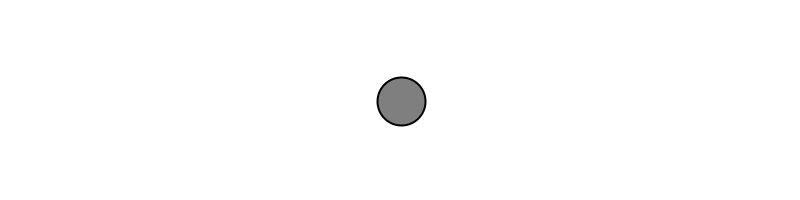
Frame 1 (no input)
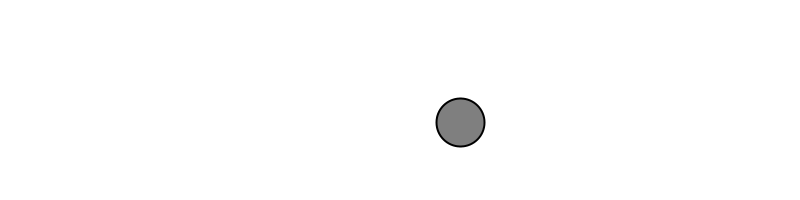
Frame 60 (the mouse pressed at the canvas centre just before this capture)
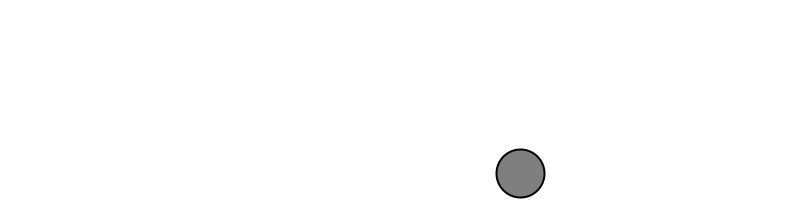
Frame 120 (the mouse held since frame 60 and released just before this capture)

The Processing sketch that drew these frames (run headless with seeded random() and noise(); from frame 60 on, the mouse is pressed at the canvas centre):

// Processing sketch: Physics
// ── Physics.pde
Mover mover;

void setup(){
  size(800,200);
  mover = new Mover();
}

void draw(){
  background(255);
  
  mover.update();
  mover.checkEdges();
  mover.display();
}

// ── Mover.pde
class Mover {
  
  PVector location;
  PVector velocity;
  final PVector gravity = new PVector(0, 0.1);
  
  Mover() {
    location = new PVector(width/2, height/2);
    velocity = new PVector(1, 1);
  }
  
  void update() {
    velocity.add(gravity);
    location.add(velocity);
  }
  
  void display() {
    stroke(0);
    strokeWeight(2);
    fill(127);
    ellipse(location.x, location.y, 48, 48);
  }
  
  void checkEdges() {
    if (location.x > width) {
      velocity.x = - velocity.x;
    } else if (location.x < 0) {
      velocity.x = - velocity.x;
    }
    
    if (location.y > height) {
      velocity.y = - velocity.y;
    } else if (location.y < 0) {
      velocity.y = - velocity.y;
    }
  }
}
